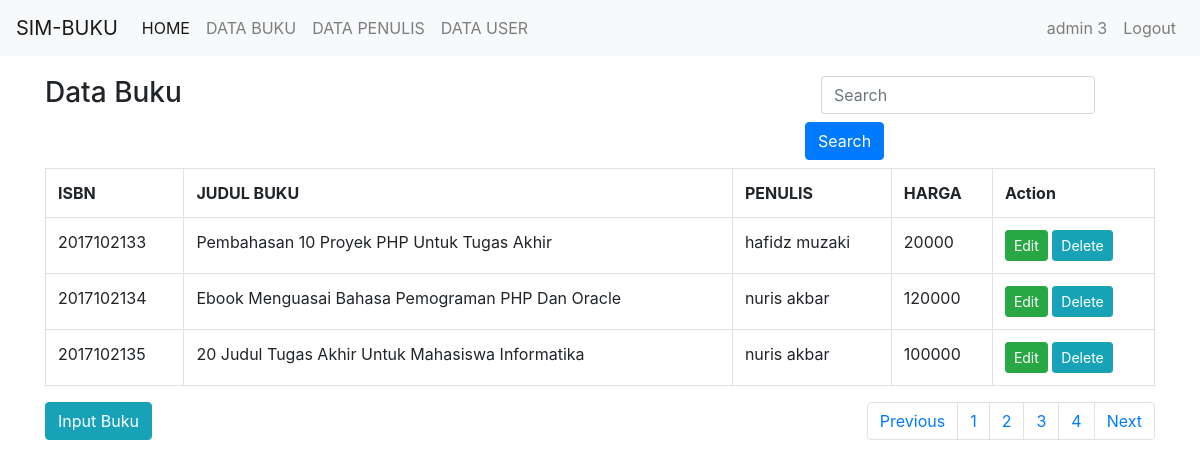
Screenshot of /index.php?hal=3 (signed in) with the database file from the repository.
### tables this page shows
CREATE TABLE `buku` (
  `isbn` varchar(10) NOT NULL,
  `judul_buku` varchar(100) NOT NULL,
  `id_penulis` int(11) NOT NULL,
  `id_kategori` int(11) NOT NULL,
  `deskripsi` text NOT NULL,
  `harga` int(11) NOT NULL,
  `cover` text NOT NULL
);

CREATE TABLE `penulis` (
  `id_penulis` int(11) NOT NULL,
  `nama_penulis` varchar(40) NOT NULL,
  `email` varchar(30) NOT NULL,
  `no_hp` varchar(13) NOT NULL
);

### index.php (the view, shortened to what this page needs)
<?php
include 'header.php';
?>
    <div class="container">
      <div class="row">
        <div class="col-8">
              <h3>Data Buku</h3>
        </div>
        <div class="col-4">
          <form method="POST" class="form-inline" action="<?php echo $_SERVER['PHP_SELF'] ?>">
          <div class="form-group mx-sm-3 mb-2">
            <input type="text" class="form-control" name="keyword" placeholder="Search">
          </div>
          <button name="pencarian" type="submit" class="btn btn-primary mb-2">Search</button>
        </form>
        </div>
      </div>
      <div class="row">
        <div class="col-12">
            <table class="table table-bordered">
          <tr>
            <th>ISBN</th>
            <th>JUDUL BUKU</th>
            <th>PENULIS</th>
            <th>HARGA</th>
            <th>Action</th>
          </tr>
          <?php
          $batas = 3;
          $halaman = isset($_GET['hal']) ? $_GET['hal'] :0;
          if(isset($_POST['pencarian'])){
              $keyword = $_POST['keyword'];
              $sql = "SELECT b.isbn,b.judul_buku,b.harga,p.nama_penulis,k.nama_kategori
                    FROM buku as b,penulis as p,kategori as k
                    WHERE b.id_penulis=p.id_penulis and k.id_kategori=b.id_kategori AND b.judul_buku like '%$keyword%' order by b.isbn ASC LIMIT $halaman,$batas";
          }else{
              $sql = "SELECT b.isbn,b.judul_buku,b.harga,p.nama_penulis,k.nama_kategori
                    FROM buku as b,penulis as p,kategori as k
                    WHERE b.id_penulis=p.id_penulis and k.id_kategori=b.id_kategori order by b.isbn ASC LIMIT $halaman,$batas";
          }
          $buku = mysqli_query($konek, $sql);
          while ($row = mysqli_fetch_array($buku))
          {
            echo "<tr>
                    <td>$row[isbn]</td>
                    <td>$row[judul_buku]</td>
                    <td>$row[nama_penulis]</td>
                    <td>$row[harga]</td>
                    <td><a href='edit_buku.php?isbn=$row[isbn]' class='btn btn-success btn-sm'>Edit</a>
                        <a href='delete_buku.php?isbn=$row[isbn]' class='btn btn-info btn-sm'>Delete</a></td>
                  </tr>";
          }
          ?>
        </table>
        <div class="float-right">
        <nav aria-label="Page navigation example">
          <ul class="pagination">
            <?php
            if((!isset($_GET['hal'])) or ($_GET['hal']))
            {
              $prev = 1;
            }else
            {
              $prev = $_GET['hal'] - 1;
            }
            ?>
            <li class="page-item"><a class="page-link" href="index.php?hal=<?php echo $prev; ?>">Previous</a></li>
            <?php
             $sql2 = mysqli_query($konek, "SELECT b.isbn,b.judul_buku,b.harga,p.nama_penulis,k.nama_kategori
                    FROM buku as b,penulis as p,kategori as k
                    WHERE b.id_penulis=p.id_penulis and k.id_kategori=b.id_kategori order by b.isbn ASC");
            $jml_data = mysqli_num_rows($sql2);
            $jml_halaman = ceil($jml_data/$batas);
            for($hal = 1; $hal <= $jml_halaman; $hal++){
              echo "<li class='page-item'><a class='page-link' href='index.php?hal=$hal'>$hal</a></li>";
            }
            ?>
            <li class="page-item"><a class="page-link" href="index.php?hal=<?php echo $halaman+1; ?>">Next</a></li>
          </ul>
        </nav>
        </div>
        <a href="input_buku.php" class="btn btn-info">Input Buku</a>
        </div>
      </div>
    </div>
<?php
include 'footer.php';
?>

### header.php (style rules this page uses)
.container { margin-top: 20px; }

### rows the page displays
buku: isbn "2017102133", judul_buku "Pembahasan 10 Proyek PHP Untuk Tugas Akhir", id_penulis.nama_penulis "hafidz muzaki", harga "20000"
buku: isbn "2017102134", judul_buku "Ebook Menguasai Bahasa Pemograman PHP Dan Oracle", id_penulis.nama_penulis "nuris akbar", harga "120000"
buku: isbn "2017102135", judul_buku "20 Judul Tugas Akhir Untuk Mahasiswa Informatika", id_penulis.nama_penulis "nuris akbar", harga "100000"

### other values shown
$_SESSION['nama_user'] "admin 3"
